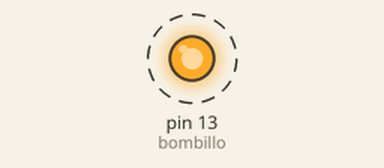
The sketch below on a simulated Arduino Uno, built with avr-gcc and run on an emulated ATmega328P. Parts: output pins drawn as LEDs (lit = HIGH). Dashed ring = blinking.

Above: at 0.2 s.
Timing chart, 0 to 3.5 s (numbered marks = the images above):
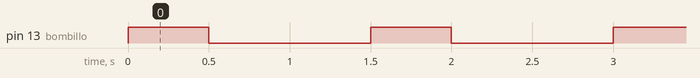

The sketch:

sketch_sep16a.ino
```cpp
int bombillo = 13;
int esperar = 500;

void setup() {
  // put your setup code here, to run once:
  pinMode(bombillo, OUTPUT); // se elige cuál bombillo se va a prender y qué tipo de electricidad hace:
}

void loop() {
  // put your main code here, to run repeatedly:
  digitalWrite(bombillo, HIGH);
  delay(esperar);
  digitalWrite(bombillo, LOW);
  delay(esperar * 2);
}
```

Measured:
- by itself, pin 13 (bombillo): alternates HIGH for 0.50 s and LOW for 1.0 s
